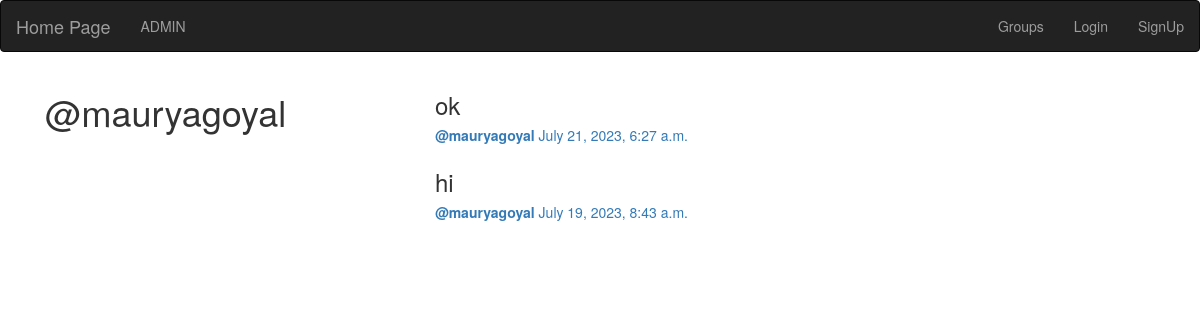
Screenshot of /posts/by/mauryagoyal/ with the database file from the repository.
### posts/models.py (models this page shows, shortened)
class Post(models.Model):
    user = models.ForeignKey(User,on_delete=models.CASCADE,related_name='posts')
    created_at = models.DateTimeField(auto_now=True)
    message = models.TextField()
    message_html = models.TextField(editable=False)
    group = models.ForeignKey(Group,on_delete=models.CASCADE,related_name='posts',null=True,blank=True)
    class Meta:
        ordering = ['-created_at']
        unique_together = ['user','message']

### posts/views.py (the view)
# urls.py: path('by/<str:username>/',views.UserPost.as_view(),name='for_user'),
class UserPost(generic.ListView):
    model = models.Post
    template_name = 'posts/user_post_list.html'
    def get_queryset(self):
        try:
            self.post_user = User.objects.prefetch_related('posts').get(username__iexact=self.kwargs.get('username'))
        except User.DoesNotExist:
            raise Http404
        else:
            return self.post_user.posts.all()
    def get_context_data(self, **kwargs):
        context =  super().get_context_data(**kwargs)
        context['post_user'] = self.post_user
        return context

### posts/templates/posts/user_post_list.html (shortened to what this page needs)
{% extends 'posts/post_base.html' %}
{% load crispy_forms_tags %}
{% block prepost %}
    <div class="col-md-4">
        <h1>@{{post_user.username}}</h1>
    </div>
    {% endblock %}
    {% block post-content %}
    <div class="col-md-8">
        {% for post in post_list %}
            {% include 'posts/_post.html'%}
        {% endfor %}
    </div>
{% endblock %}

### posts/templates/posts/_post.html (shortened to what this page needs)
<div class="post-media">
    <h3>{{post.message_html|safe}}</h3>
    <div class="media-body">
        <h5 class="media-heading">
            <a href="{% url 'posts:for_user' username=post.user.username%}">
                <strong>@{{post.user.username}}</strong>
            </a>
            <time class="time">
                <a href="{% url 'posts:single' username=post.user.username pk=post.pk%}">
                    {{post.created_at}}
                </a>
            </time>
        </h5>
    </div>
</div>

### rows the page displays
Post: message_html "ok", user.username "mauryagoyal", created_at "July 21, 2023, 6:27 a.m."
Post: message_html "hi", user.username "mauryagoyal", created_at "July 19, 2023, 8:43 a.m."

### other values shown
{{ post_user.username }} "mauryagoyal"
